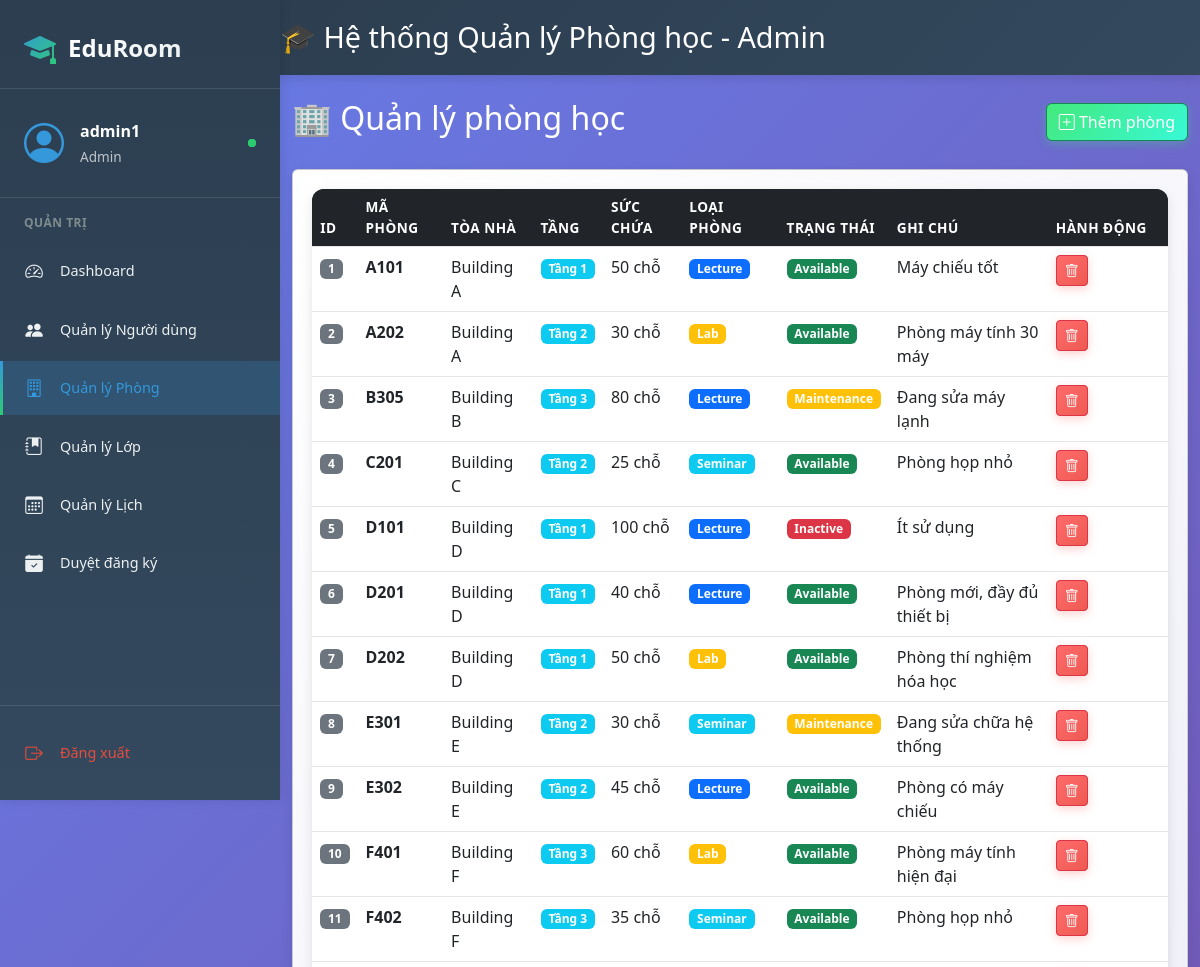
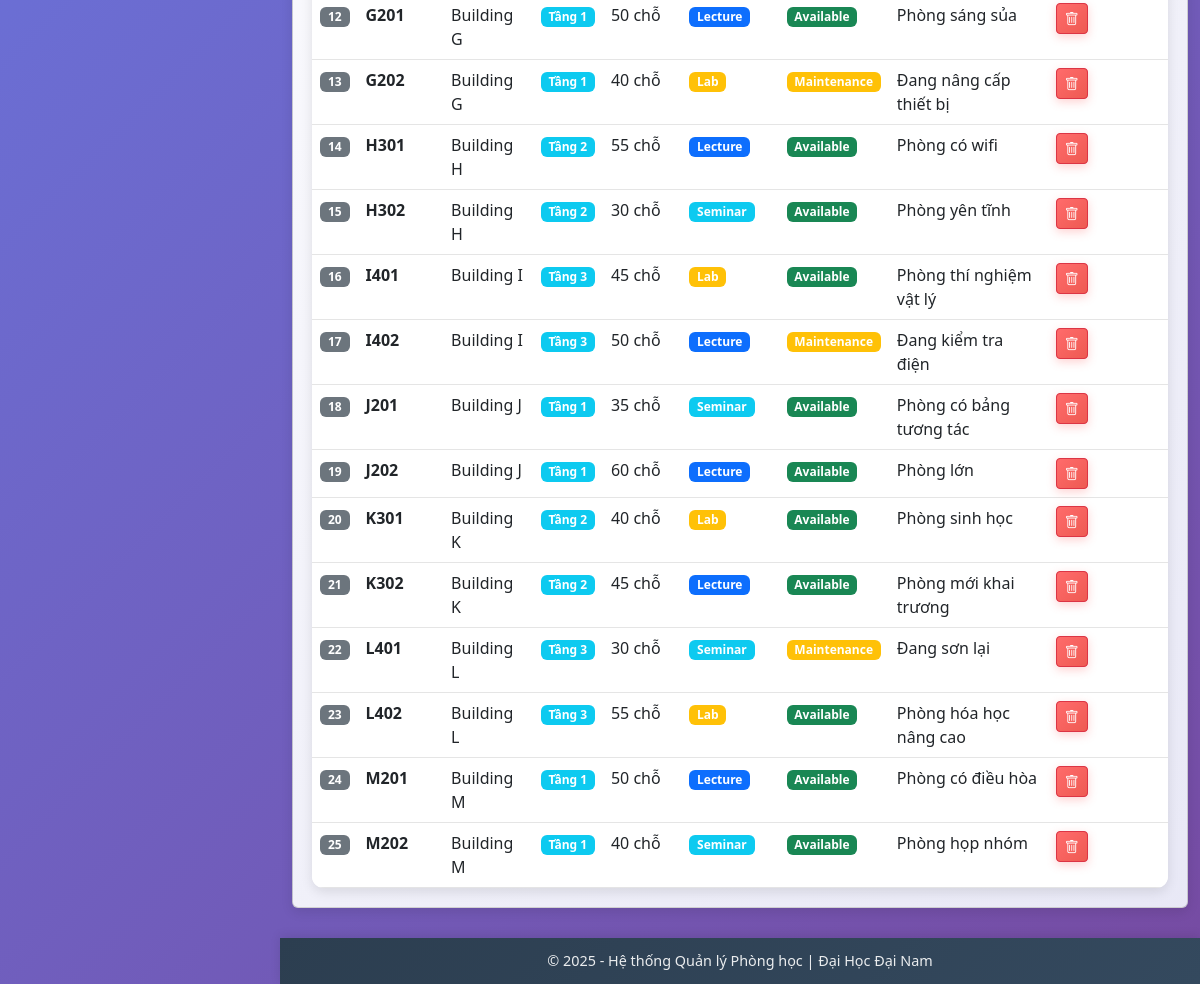
/classroom_management/admin/rooms.php (signed in), run on the app's committed database (2 pictures, top to bottom).
### tables this page shows
CREATE TABLE `rooms` (
  `room_id` int NOT NULL AUTO_INCREMENT,
  `room_code` varchar(20) NOT NULL,
  `building` varchar(50) DEFAULT NULL,
  `floor` int DEFAULT NULL,
  `capacity` int DEFAULT NULL,
  `room_type` enum('Lecture','Lab','Seminar','Other') NOT NULL,
  `status` enum('Available','Maintenance','Inactive') DEFAULT 'Available',
  `note` text,
  PRIMARY KEY (`room_id`),
  UNIQUE KEY `room_code` (`room_code`)
);

### classroom_management/admin/rooms.php (the view, shortened to what this page needs)
<?php
include("../includes/header.php");
include("../includes/navbar.php");
include("../db.php");
$result = mysqli_query($conn, "SELECT * FROM rooms ORDER BY building, floor, room_code");
?>
<div class="container mt-4">
    <div class="d-flex justify-content-between align-items-center mb-4">
        <h2 class="text-white">🏢 Quản lý phòng học</h2>
        <button class="btn btn-success" data-bs-toggle="modal" data-bs-target="#addRoomModal">
            <i class="bi bi-plus-square"></i> Thêm phòng
        </button>
    </div>
    <div class="card">
        <div class="card-body p-0">
            <table class="table table-hover mb-0">
                <thead class="table-dark">
                    <tr>
                        <th>ID</th>
                        <th>Mã phòng</th>
                        <th>Tòa nhà</th>
                        <th>Tầng</th>
                        <th>Sức chứa</th>
                        <th>Loại phòng</th>
                        <th>Trạng thái</th>
                        <th>Ghi chú</th>
                        <th width="120">Hành động</th>
                    </tr>
                </thead>
                <tbody>
                    <?php while ($row = mysqli_fetch_assoc($result)) { ?>
                    <tr>
                        <td><span class="badge bg-secondary"><?= $row['room_id'] ?></span></td>
                        <td><strong><?= htmlspecialchars($row['room_code']) ?></strong></td>
                        <td><?= htmlspecialchars($row['building']) ?></td>
                        <td><span class="badge bg-info">Tầng <?= $row['floor'] ?></span></td>
                        <td><?= $row['capacity'] ?> chỗ</td>
                        <td>
                            <?php
                            $type_colors = [
                                'Lecture' => 'bg-primary',
                                'Lab' => 'bg-warning',
                                'Seminar' => 'bg-info',
                                'Other' => 'bg-secondary'
                            ];
                            $color = $type_colors[$row['room_type']] ?? 'bg-secondary';
                            ?>
                            <span class="badge <?= $color ?>"><?= $row['room_type'] ?></span>
                        </td>
                        <td>
                            <?php
                            $status_colors = [
                                'Available' => 'bg-success',
                                'Maintenance' => 'bg-warning',
                                'Inactive' => 'bg-danger'
                            ];
                            $color = $status_colors[$row['status']] ?? 'bg-secondary';
                            ?>
                            <span class="badge <?= $color ?>"><?= $row['status'] ?></span>
                        </td>
                        <td><?= htmlspecialchars($row['note']) ?></td>
                        <td>
                            <a href="rooms.php?delete=<?= $row['room_id'] ?>"
                               onclick="return confirm('Bạn có chắc chắn muốn xóa phòng này?');"
                               class="btn btn-danger btn-sm">
                               <i class="bi bi-trash"></i>
                            </a>
                        </td>
                    </tr>
                    <?php } ?>
                </tbody>
            </table>
        </div>
    </div>
</div>
<?php include("../includes/footer.php"); ?>

### classroom_management/assets/css/style.css (style rules this page uses)
* { box-sizing: border-box; margin: 0; padding: 0; }
body { font-family: 'Roboto', 'Segoe UI', Tahoma, Geneva, Verdana, sans-serif; background: linear-gradient(135deg, #667eea 0%, #764ba2 100%); min-height: 100vh; color: #333; padding-left: 280px; padding-bottom: 60px; margin: 0; overflow-x: hidden; }
h1, h2, h3, h4, h5, h6 { font-weight: 700; margin-bottom: 0.6rem; color: #2d3748; }
h2 { font-size: 1.8rem; }
.card { background: linear-gradient(135deg, rgba(255, 255, 255, 0.9), rgba(230, 230, 245, 0.9)); border-radius: 12px; padding: 1.2rem; margin-bottom: 1rem; box-shadow: 0 4px 12px rgba(0, 0, 0, 0.1); border: 1px solid rgba(255, 255, 255, 0.3); transition: all 0.3s ease; height: 100%; }
.btn { display: inline-block; padding: 0.6rem 1.2rem; border: none; border-radius: 8px; text-decoration: none; font-weight: 600; font-size: 0.9rem; text-align: center; cursor: pointer; transition: all 0.3s ease; line-height: 1.4; }
.btn-success { background: linear-gradient(135deg, #43e97b, #38f9d7); color: white; box-shadow: 0 3px 10px rgba(67, 233, 123, 0.3); }
.btn-danger { background: linear-gradient(135deg, #ff6b6b, #ee5a52); color: white; box-shadow: 0 3px 10px rgba(255, 107, 107, 0.3); }
.btn-sm { padding: 0.4rem 0.8rem; font-size: 0.8rem; }
.table { width: 100%; margin-bottom: 1rem; background: rgba(255, 255, 255, 0.95); border-radius: 12px; overflow: hidden; box-shadow: 0 4px 12px rgba(0, 0, 0, 0.1); }
.table th, .table td { padding: 0.8rem; text-align: left; border-bottom: 1px solid rgba(0, 0, 0, 0.1); }
.table-dark { background: linear-gradient(135deg, #2c3e50, #34495e); color: white; }
.table-dark th { font-weight: 600; text-transform: uppercase; font-size: 0.85rem; letter-spacing: 0.5px; }
.badge { display: inline-block; padding: 0.2rem 0.5rem; font-size: 0.75rem; font-weight: 600; border-radius: 20px; text-align: center; }
.bg-warning { background-color: #f6ad55; color: white; }
.bg-success { background-color: #38a169; color: white; }
.bg-danger { background-color: #e53e3e; color: white; }
.card, .quick-action-card { animation: fadeIn 0.5s ease-out; }
.mt-4 { margin-top: 1rem; }

### data on the page
rooms: room_id "1", room_code "A101", building "Building A", floor "1", capacity "50", room_type "Lecture", status "Available", note "Máy chiếu tốt"
rooms: room_id "2", room_code "A202", building "Building A", floor "2", capacity "30", room_type "Lab", status "Available", note "Phòng máy tính 30 máy"
rooms: room_id "3", room_code "B305", building "Building B", floor "3", capacity "80", room_type "Lecture", status "Maintenance", note "Đang sửa máy lạnh"
rooms: room_id "4", room_code "C201", building "Building C", floor "2", capacity "25", room_type "Seminar", status "Available", note "Phòng họp nhỏ"
rooms: room_id "5", room_code "D101", building "Building D", floor "1", capacity "100", room_type "Lecture", status "Inactive", note "Ít sử dụng"
rooms: room_id "6", room_code "D201", building "Building D", floor "1", capacity "40", room_type "Lecture", status "Available", note "Phòng mới, đầy đủ thiết bị"
rooms: room_id "7", room_code "D202", building "Building D", floor "1", capacity "50", room_type "Lab", status "Available", note "Phòng thí nghiệm hóa học"
rooms: room_id "8", room_code "E301", building "Building E", floor "2", capacity "30", room_type "Seminar", status "Maintenance", note "Đang sửa chữa hệ thống"
rooms: room_id "9", room_code "E302", building "Building E", floor "2", capacity "45", room_type "Lecture", status "Available", note "Phòng có máy chiếu"
rooms: room_id "10", room_code "F401", building "Building F", floor "3", capacity "60", room_type "Lab", status "Available", note "Phòng máy tính hiện đại"
rooms: room_id "11", room_code "F402", building "Building F", floor "3", capacity "35", room_type "Seminar", status "Available", note "Phòng họp nhỏ"
rooms: room_id "12", room_code "G201", building "Building G", floor "1", capacity "50", room_type "Lecture", status "Available", note "Phòng sáng sủa"
rooms: room_id "13", room_code "G202", building "Building G", floor "1", capacity "40", room_type "Lab", status "Maintenance", note "Đang nâng cấp thiết bị"
rooms: room_id "14", room_code "H301", building "Building H", floor "2", capacity "55", room_type "Lecture", status "Available", note "Phòng có wifi"
rooms: room_id "15", room_code "H302", building "Building H", floor "2", capacity "30", room_type "Seminar", status "Available", note "Phòng yên tĩnh"
rooms: room_id "16", room_code "I401", building "Building I", floor "3", capacity "45", room_type "Lab", status "Available", note "Phòng thí nghiệm vật lý"
rooms: room_id "17", room_code "I402", building "Building I", floor "3", capacity "50", room_type "Lecture", status "Maintenance", note "Đang kiểm tra điện"
rooms: room_id "18", room_code "J201", building "Building J", floor "1", capacity "35", room_type "Seminar", status "Available", note "Phòng có bảng tương tác"
rooms: room_id "19", room_code "J202", building "Building J", floor "1", capacity "60", room_type "Lecture", status "Available", note "Phòng lớn"
rooms: room_id "20", room_code "K301", building "Building K", floor "2", capacity "40", room_type "Lab", status "Available", note "Phòng sinh học"
rooms: room_id "21", room_code "K302", building "Building K", floor "2", capacity "45", room_type "Lecture", status "Available", note "Phòng mới khai trương"
rooms: room_id "22", room_code "L401", building "Building L", floor "3", capacity "30", room_type "Seminar", status "Maintenance", note "Đang sơn lại"
rooms: room_id "23", room_code "L402", building "Building L", floor "3", capacity "55", room_type "Lab", status "Available", note "Phòng hóa học nâng cao"
rooms: room_id "24", room_code "M201", building "Building M", floor "1", capacity "50", room_type "Lecture", status "Available", note "Phòng có điều hòa"
rooms: room_id "25", room_code "M202", building "Building M", floor "1", capacity "40", room_type "Seminar", status "Available", note "Phòng họp nhóm"

### other printed values
$_SESSION['role'] "Admin"
$_SESSION['username'] "admin1"
